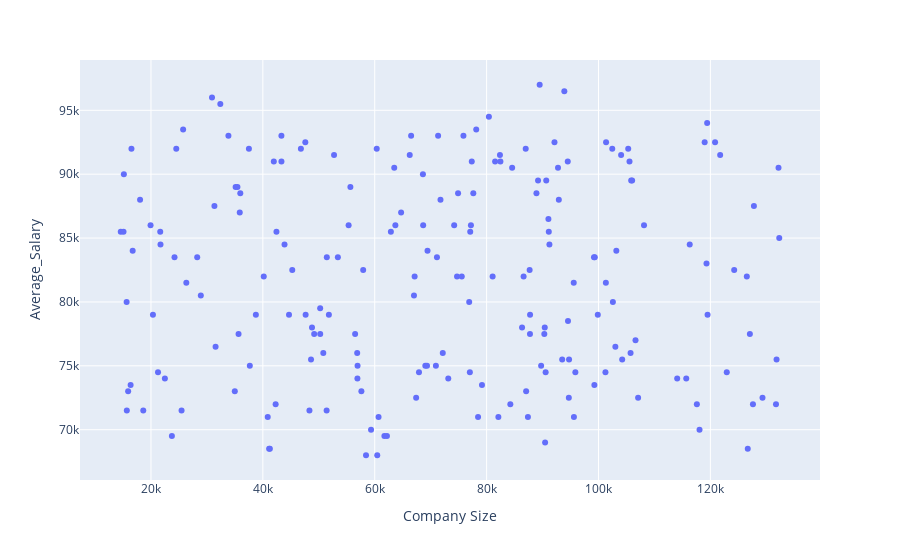

The cell this chart's notebook holds for it:
### Code cell
# Create a scatter plot from Company Size sample data
scatter_companySize = px.scatter(sample_company_size_df, x="Company Size", y="Average_Salary")
scatter_companySize.show()

### Figure 1 — Plotly figure (JSON) as saved in the notebook; plotly's stock layout.template omitted (floating-point values rounded to 4 significant figures; data arrays with more than 128 entries replaced by an {"elided": "..."} marker saying what was removed)
{"data": [{"hovertemplate": "Company Size=%{x}<br>Average_Salary=%{y}<extra></extra>", "legendgroup": "", "marker": {"color": "#636efa", "symbol": "circle"}, "mode": "markers", "name": "", "orientation": "v", "showlegend": false, "type": "scatter", "x": {"elided": "200 int values"}, "xaxis": "x", "y": {"elided": "200 int values"}, "yaxis": "y"}], "layout": {"autosize": true, "legend": {"tracegroupgap": 0}, "margin": {"t": 60}, "xaxis": {"anchor": "y", "autorange": true, "domain": [0, 1], "range": [7243.0, 139700.0], "title": {"text": "Company Size"}, "type": "linear"}, "yaxis": {"anchor": "x", "autorange": true, "domain": [0, 1], "range": [65750.0, 99250.0], "title": {"text": "Average_Salary"}, "type": "linear"}}}
